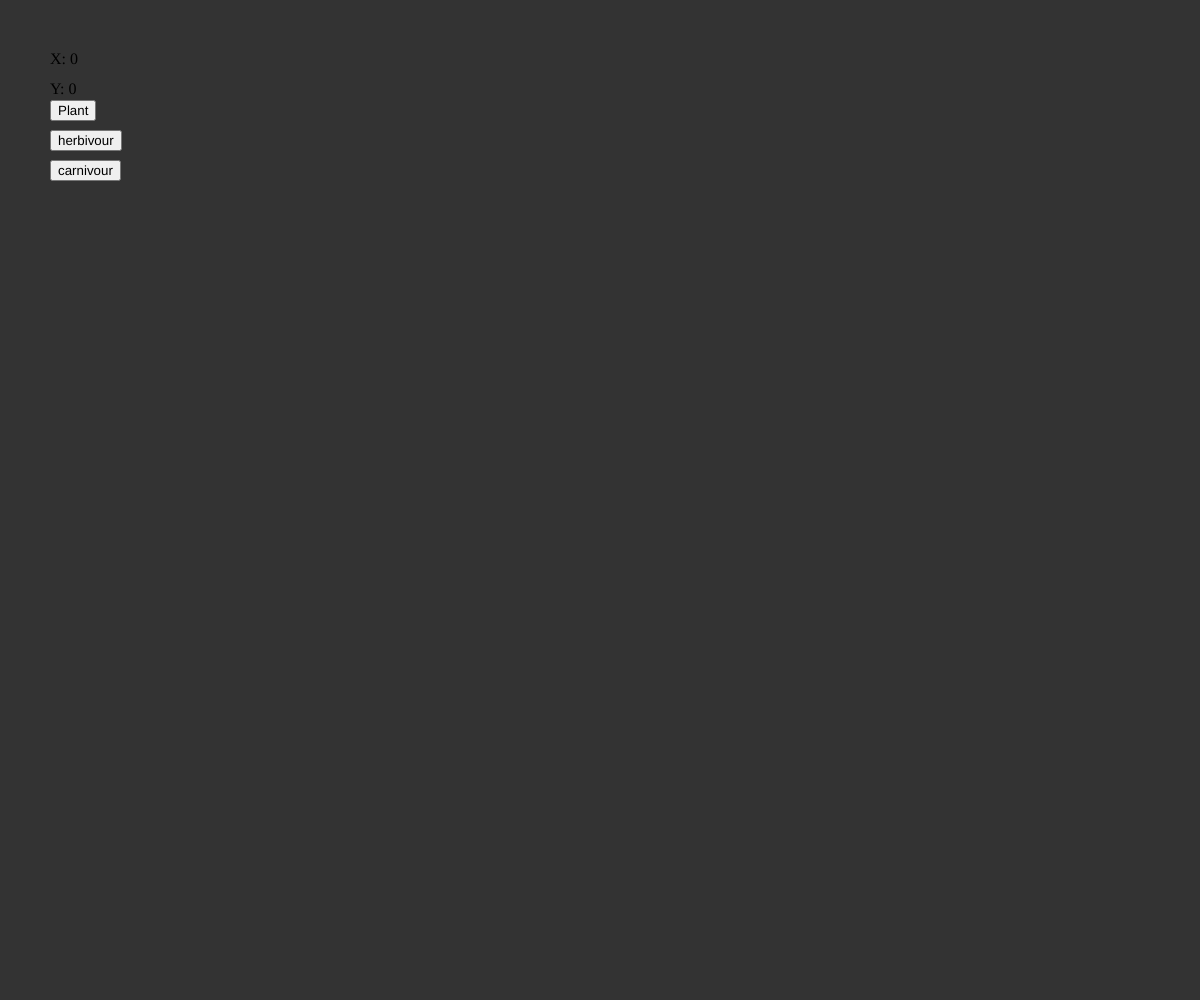
Frame 1 (no input)
Frame 60 (no input): identical to frame 1, image omitted
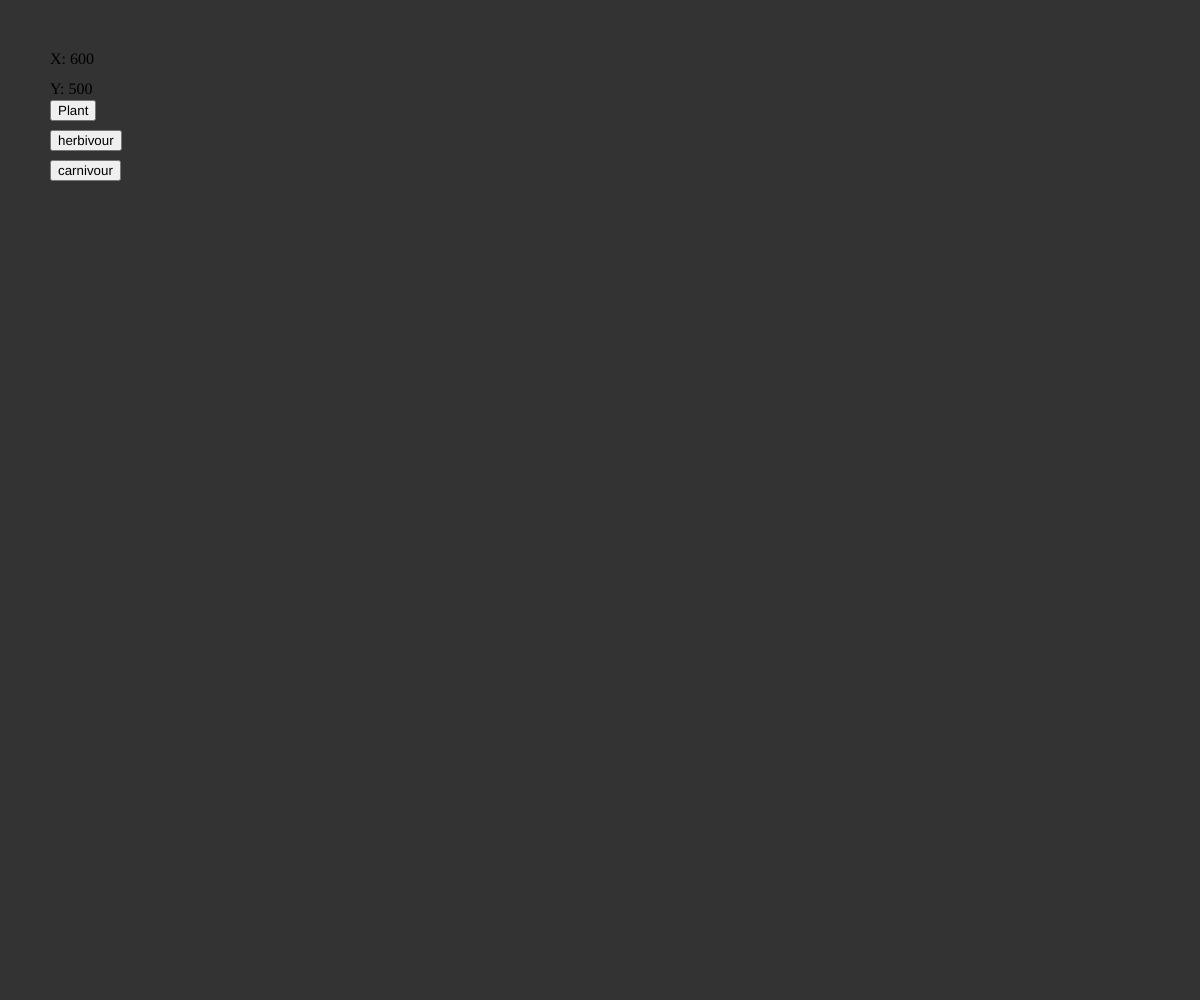
Frame 120 (the mouse pressed at the canvas centre since frame 60)

The p5.js sketch that drew these frames (run headless with seeded random() and noise() and a simulated clock; from frame 60 on, the mouse is pressed at the canvas centre):

// p5.js sketch
// ── sketch.js
var x;
var herbivours = [];
var y;
var plants = [];
var carnivours = [];
var mouseMode;
//
//
var plantbut = function(){
plants.push(new plant(random(width), random(height)));
};
var herbivour = function(){
herbivours.push(new herb(random(width), random(height)));
};
var carnivour = function(){
  carnivours.push(new carn(random(width), random(height)));

};
//
//
var MouseLocation = function(){
  x.remove();
  y.remove();
  x = createDiv('X: ' + mouseX);
  y = createDiv('Y: ' + mouseY);
  x.position(50, 50);
  y.position(50, 80);
};
//
function setup() {
  createCanvas(windowWidth, windowHeight);

  x = createDiv('X: ' + 0);
  y = createDiv('Y: ' + 0);
  x.position(50, 50);
  y.position(50, 80);



  var plant = createButton('Plant');
  plant.position(50, 100);
  plant.mousePressed(function(){
    mouseMode = 0;
  });

  var herbivour = createButton('herbivour');
  herbivour.position(50, 130);
  herbivour.mousePressed(function(){
    mouseMode = 1;
  });

  var carnivour = createButton('carnivour');
  carnivour.position(50, 160);
  carnivour.mousePressed(function(){
    mouseMode = 2;
  });
}
//mouse controls
function mouseMoved() {
MouseLocation();
}

function mousePressed(){
MouseLocation();
if(mouseMode === 0){
  plantbut();
}
else if(mouseMode == 1){
  herbivour();
}
else if(mouseMode == 2){
  carnivour();
}
}
function mouseDragged(){
MouseLocation();
}




function draw() {
  background(51);
  // Run all the boids
  for (var y = 0; y < plants.length; y++) {
    plants[y].run(plants);
  }
  for (var i = 0; i < herbivours.length; i++) {
    herbivours[i].run(herbivours);
  }
  for (var x = 0; x < carnivours.length; x++) {
    carnivours[x].run(carnivours);
  }
}


function carn(x, y) {
  this.acceleration = createVector(0, 0);
  this.velocity = p5.Vector.random2D();
  this.position = createVector(x, y);
  this.r = 3.0;
  this.maxspeed = 3;    // Maximum speed
  this.maxforce = 0.05; // Maximum steering force
}
function herb(x, y) {

  this.acceleration = createVector(0, 0);
  this.velocity = p5.Vector.random2D();
  this.position = createVector(x, y);
  this.r = 3.0;
  this.maxspeed = 3;    // Maximum speed
  this.maxforce = 0.05; // Maximum steering force
}
function plant(x, y) {
  this.acceleration = createVector(0, 0);
  this.velocity = p5.Vector.random2D();
  this.position = createVector(x, y);
  this.r = 3.0;
  this.maxspeed = 3;    // Maximum speed
  this.maxforce = 0.05; // Maximum steering force
}
herb.prototype.run = function(herbivours) {
  this.flock(plants);
  this.update();
  this.borders();
  this.render();
};
carn.prototype.run = function(carnivours) {
  this.flock(herbivours);
  this.update();
  this.borders();
  this.render();
};
plant.prototype.run = function(plants) {
  this.render();
};

carn.prototype.applyForce = function(force) {
  this.acceleration.add(force);
};
herb.prototype.applyForce = function(force) {
  this.acceleration.add(force);
};
carn.prototype.flock = function(carnivours) {
  var sep = this.separate(carnivours); // Separation
  var ali = this.align(carnivours);    // Alignment
  var coh = this.cohesion(carnivours); // Cohesion
  // Arbitrarily weight these forces
  sep.mult(2.5);
  ali.mult(1.0);
  coh.mult(1.0);
  // Add the force vectors to acceleration
  this.applyForce(sep);
  this.applyForce(ali);
  this.applyForce(coh);
};
herb.prototype.flock = function(herbivours) {
  var sep = this.separate(herbivours); // Separation
  var ali = this.align(herbivours);    // Alignment
  var coh = this.cohesion(herbivours); // Cohesion
  // Arbitrarily weight these forces
  sep.mult(2.5);
  ali.mult(1.0);
  coh.mult(1.0);
  // Add the force vectors to acceleration
  this.applyForce(sep);
  this.applyForce(ali);
  this.applyForce(coh);
};

// Method to update location
carn.prototype.update = function() {
  // Update velocity
  this.velocity.add(this.acceleration);
  // Limit speed
  this.velocity.limit(this.maxspeed);
  this.position.add(this.velocity);
  // Reset accelertion to 0 each cycle
  this.acceleration.mult(0);
};
herb.prototype.update = function() {
  // Update velocity
  this.velocity.add(this.acceleration);
  // Limit speed
  this.velocity.limit(this.maxspeed);
  this.position.add(this.velocity);
  // Reset accelertion to 0 each cycle
  this.acceleration.mult(0);
};

// A method that calculates and applies a steering force towards a target
// STEER = DESIRED MINUS VELOCITY
carn.prototype.seek = function(target) {
  var desired = p5.Vector.sub(target, this.position); // A vector pointing from the location to the target
  // Normalize desired and scale to maximum speed
  desired.normalize();
  desired.mult(this.maxspeed);
  // Steering = Desired minus Velocity
  var steer = p5.Vector.sub(desired, this.velocity);
  steer.limit(this.maxforce); // Limit to maximum steering force
  return steer;
};
herb.prototype.seek = function(target) {
  var desired = p5.Vector.sub(target, this.position); // A vector pointing from the location to the target
  // Normalize desired and scale to maximum speed
  desired.normalize();
  desired.mult(this.maxspeed);
  // Steering = Desired minus Velocity
  var steer = p5.Vector.sub(desired, this.velocity);
  steer.limit(this.maxforce); // Limit to maximum steering force
  return steer;
};
// Draw boid as a circle

herb.prototype.render = function() {
  stroke(50);
    fill(65,105,225);
    ellipse(this.position.x, this.position.y, 24, 24);
};
plant.prototype.render = function() {
  stroke(50);
    fill(34,139,34);
    ellipse(this.position.x, this.position.y, random(10, 24), random(5,24));
};
carn.prototype.render = function() {
  stroke(50);
    fill(139,0,0);
    ellipse(this.position.x, this.position.y, 35, 35);
};
// Wraparound

herb.prototype.borders = function() {
  if (this.position.x < -this.r) this.position.x = width + this.r;
  if (this.position.y < -this.r) this.position.y = height + this.r;
  if (this.position.x > width + this.r) this.position.x = -this.r;
  if (this.position.y > height + this.r) this.position.y = -this.r;
};
carn.prototype.borders = function() {
  if (this.position.x < -this.r) this.position.x = width + this.r;
  if (this.position.y < -this.r) this.position.y = height + this.r;
  if (this.position.x > width + this.r) this.position.x = -this.r;
  if (this.position.y > height + this.r) this.position.y = -this.r;
};

// Separation
// Method checks for nearby boids and steers away
carn.prototype.separate = function(carnivours) {
  var desiredseparation = 25.0;
  var steer = createVector(0, 0);
  var count = 0;
  // For every boid in the system, check if it's too close
  for (var i = 0; i < carnivours.length; i++) {
    var d = p5.Vector.dist(this.position, carnivours[i].position);
    // If the distance is greater than 0 and less than an arbitrary amount (0 when you are yourself)
    if ((d > 0) && (d < desiredseparation)) {
      // Calculate vector pointing away from neighbor
      var diff = p5.Vector.sub(this.position, carnivours[i].position);
      diff.normalize();
      diff.div(d); // Weight by distance
      steer.add(diff);
      count++; // Keep track of how many
    }
  }
  // Average -- divide by how many
  if (count > 0) {
    steer.div(count);
  }

  // As long as the vector is greater than 0
  if (steer.mag() > 0) {
    // Implement Reynolds: Steering = Desired - Velocity
    steer.normalize();
    steer.mult(this.maxspeed);
    steer.sub(this.velocity);
    steer.limit(this.maxforce);
  }
  return steer;
};
herb.prototype.separate = function(herbivours) {
  var desiredseparation = 25.0;
  var steer = createVector(0, 0);
  var count = 0;
  // For every boid in the system, check if it's too close
  for (var i = 0; i < herbivours.length; i++) {
    var d = p5.Vector.dist(this.position, herbivours[i].position);
    // If the distance is greater than 0 and less than an arbitrary amount (0 when you are yourself)
    if ((d > 0) && (d < desiredseparation)) {
      // Calculate vector pointing away from neighbor
      var diff = p5.Vector.sub(this.position, herbivours[i].position);
      diff.normalize();
      diff.div(d); // Weight by distance
      steer.add(diff);
      count++; // Keep track of how many
    }
  }
  // Average -- divide by how many
  if (count > 0) {
    steer.div(count);
  }

  // As long as the vector is greater than 0
  if (steer.mag() > 0) {
    // Implement Reynolds: Steering = Desired - Velocity
    steer.normalize();
    steer.mult(this.maxspeed);
    steer.sub(this.velocity);
    steer.limit(this.maxforce);
  }
  return steer;
};

// Alignment
// For every nearby boid in the system, calculate the average velocity
carn.prototype.align = function(carnivours) {
  var neighbordist = 50;
  var sum = createVector(0, 0);
  var count = 0;
  for (var i = 0; i < carnivours.length; i++) {
    var d = p5.Vector.dist(this.position, carnivours[i].position);
    if ((d > 0) && (d < neighbordist)) {
      sum.add(carnivours[i].velocity);
      count++;
    }
  }
  if (count > 0) {
    sum.div(count);
    sum.normalize();
    sum.mult(this.maxspeed);
    var steer = p5.Vector.sub(sum, this.velocity);
    steer.limit(this.maxforce);
    return steer;
  } else {
    return createVector(0, 0);
  }
};
herb.prototype.align = function(herbivours) {
  var neighbordist = 50;
  var sum = createVector(0, 0);
  var count = 0;
  for (var i = 0; i < herbivours.length; i++) {
    var d = p5.Vector.dist(this.position, herbivours[i].position);
    if ((d > 0) && (d < neighbordist)) {
      sum.add(herbivours[i].velocity);
      count++;
    }
  }
  if (count > 0) {
    sum.div(count);
    sum.normalize();
    sum.mult(this.maxspeed);
    var steer = p5.Vector.sub(sum, this.velocity);
    steer.limit(this.maxforce);
    return steer;
  } else {
    return createVector(0, 0);
  }
};
// Cohesion
// For the average location (i.e. center) of all nearby boids, calculate steering vector towards that location
carn.prototype.cohesion = function(carnivours) {
  var neighbordist = 50;
  var sum = createVector(0, 0); // Start with empty vector to accumulate all locations
  var count = 0;
  for (var i = 0; i < carnivours.length; i++) {
    var d = p5.Vector.dist(this.position, carnivours[i].position);
    if ((d > 0) && (d < neighbordist)) {
      sum.add(carnivours[i].position); // Add location
      count++;
    }
  }
  if (count > 0) {
    sum.div(count);
    return this.seek(sum); // Steer towards the location
  } else {
    return createVector(0, 0);
  }
};

herb.prototype.cohesion = function(herbivours) {
  var neighbordist = 50;
  var sum = createVector(0, 0); // Start with empty vector to accumulate all locations
  var count = 0;
  for (var i = 0; i < herbivours.length; i++) {
    var d = p5.Vector.dist(this.position, herbivours[i].position);
    if ((d > 0) && (d < neighbordist)) {
      sum.add(herbivours[i].position); // Add location
      count++;
    }
  }
  if (count > 0) {
    sum.div(count);
    return this.seek(sum); // Steer towards the location
  } else {
    return createVector(0, 0);
  }
};
